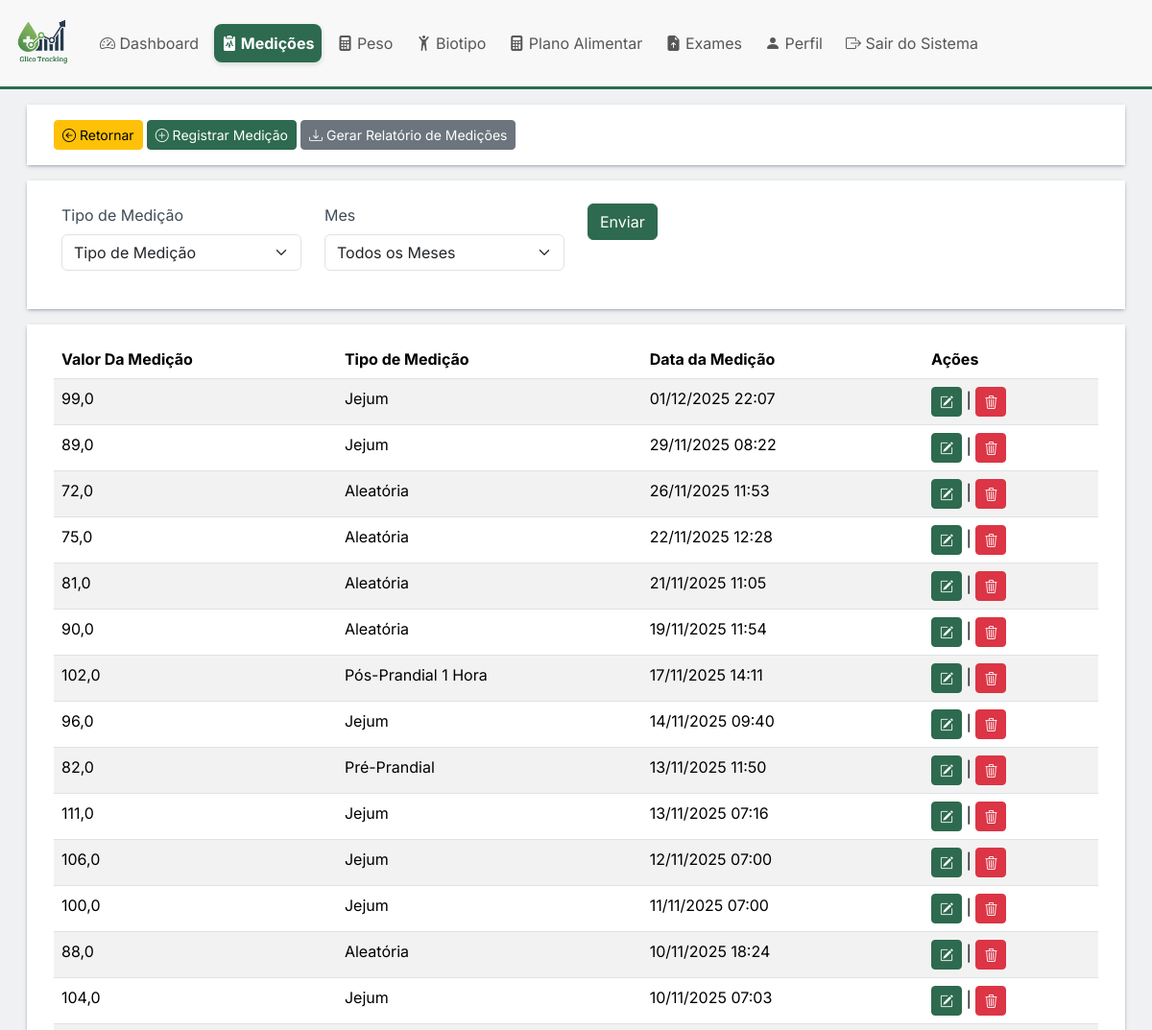
Before: /medicoes/lista (signed in, upper part) with the older database file.
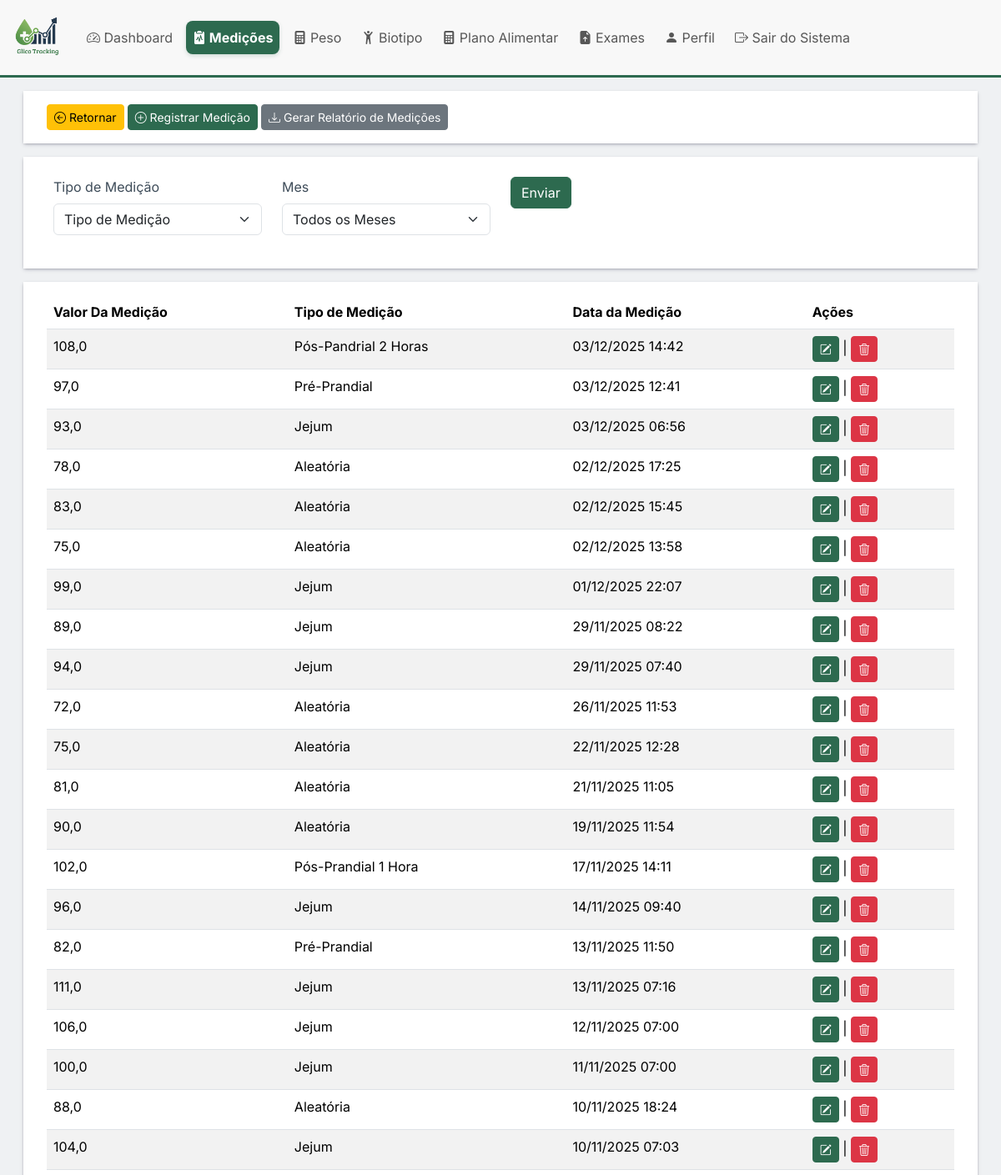
After: the same page with the newer database file.
### medicoes/models.py (models this page shows, shortened)
class Medicao(models.Model):
    TIPO_MEDICAO_CHOICES = [
        ("","Tipo de Medição"),
        ('pre_prandial', 'Pré-Prandial'),
        ('pos_prandial_1h', 'Pós-Prandial 1 Hora'),
        ('pos_pandrial_2h', 'Pós-Pandrial 2 Horas'),
        ('jejum', 'Jejum'),
        ('aleatoria', 'Aleatória'),
    ]
    valor_glicose = models.FloatField(verbose_name='Valor da Glicose (mg/dL)')
    tipo_medicao = models.CharField(max_length=20, choices=TIPO_MEDICAO_CHOICES, verbose_name='Tipo de Medição')
    data_medicao = models.DateTimeField(verbose_name='Data da Medição', default=timezone.now)
    observacoes = models.TextField(null=True, blank=True, verbose_name='Observações')
    perfil = models.ForeignKey(Perfil, on_delete=models.CASCADE, verbose_name='Perfil')
    exame = models.ForeignKey(Exame, on_delete=models.SET_NULL, null=True, blank=True, related_name='medicoes', verbose_name='Exame Relacionado')
    class Meta:
        app_label = 'medicoes'
        verbose_name_plural = 'Medições'
        ordering = ['-data_medicao']

### medicoes/views.py (the view)
# urls.py: path("lista", views.MedicoesListView.as_view(), name="lista"),
class MedicoesListView(LoginRequiredMixin, ListView):
    template_name_suffix = "_listar"
    model = Medicao
    def get_context_data(self, **kwargs):
        context = super().get_context_data(**kwargs)
        context['form'] = MedicaoFilterForm(self.request.GET or None)
        return context
    def get_queryset(self):
        instancia = super().get_queryset().filter(perfil=self.request.user.perfil)
        tipo_medicao_data = self.request.GET.get('tipo_medicao')
        mes = self.request.GET.get('mes')
        if tipo_medicao_data:
            instancia = instancia.filter(tipo_medicao=tipo_medicao_data)
        if mes:
            instancia = instancia.filter(data_medicao__month=mes)
        return instancia

### medicoes/forms.py
class MedicaoFilterForm(forms.Form):
    MESES = [("","Todos os Meses"),("01","janeiro"),("02","fevereiro"),("03","março"),("04","abril"),
             ("05","maio"),("06","junho"),("07","julho"),("08","agosto"),
             ("09","setembro"),("10","outubro"),("11","Novembro"),("12","dezembro")]
    tipo_medicao = forms.ChoiceField(label="Tipo de Medição", choices=Medicao.TIPO_MEDICAO_CHOICES, required=False)
    mes = forms.ChoiceField(required=False, choices=MESES)
    class Meta:
        fields = ['tipo_medicao',"data_medicao"]
        widgets = {
            'data_medicao': forms.DateTimeInput(attrs={'type': 'datetime-local'}),
        }

### medicoes/template/medicoes/medicao_listar.html (shortened to what this page needs)
{% extends "base.html" %}
{% load django_bootstrap5 %}
{% block datatable %}
<link rel="stylesheet" href="https://cdn.datatables.net/1.13.7/css/jquery.dataTables.min.css">
{% endblock %}
{% block content %}
<div class="container-fluid mt-3">
    <div class="row p-3 bg m-3">
        <div class="col-sm-12 col-12">
            <div class="d-flex flex-lg-row flex-column gap-1">
                <a class="btn btn-sm btn-warning" href="{% url 'core:dashboard' %}" type="button"><i class="bi bi-arrow-left-circle"></i> Retornar</a>
                <a href="{% url 'medicoes:registra' %}" class="btn btn-primary btn-sm"> <i class="bi bi-plus-circle"></i> Registrar Medição</a>
                <a href="{% url 'medicoes:relatorio'%}?tipo_medicao={{ request.GET.tipo_medicao }}&mes={{ request.GET.mes }}"
                           class="btn btn-secondary btn-sm"><i class="bi bi-download" ></i> Gerar Relatório de Medições</a>
            </div>
        </div>
    </div>
    <div class="row m-3 bg p-4" >
        <div class="col-12 col-md-12">
            <form method="get">
                <div class="row">
                    <div class="col-12 col-sm-12 col-md-3 col-lg-3" >
                        {% bootstrap_field form.tipo_medicao show_label='skip' size="sm" %}
                    </div>
                    <div class="col-12 col-sm-12 col-md-3 col-lg-3">
                        {% bootstrap_field form.mes show_label='skip' size="sm" %}
                    </div>
                    <div class="col-12 col-sm-12 col-md-6 col-lg-6">
                        {% bootstrap_button "Enviar" size="sm" %}
                    </div>
                </div>
            </form>
        </div>
    </div>
    <div class="row bg p-3 m-3">
        <div class="col-12 overflow-auto">
            <table id="medicoes" class="table table-striped">
                <thead>
                <tr>
                    <th>Valor Da Medição</th>
                    <th>Tipo de Medição</th>
                    <th>Data da Medição</th>
                    <th>Ações</th>
                </tr>
                </thead>
                <tbody>
                {% for o in object_list %}
                <tr>
                    <td>{{ o.valor_glicose }}</td>
                    <td>{{ o.get_tipo_medicao_display }}</td>
                    <td>{{ o.data_medicao|date:"SHORT_DATETIME_FORMAT"}}</td>
                    <td><a href="{% url 'medicoes:atualiza' pk=o.id %}" class="btn btn-sm btn-primary "><i class="bi bi-pencil-square"></i></a> |
                        <a href="{% url 'medicoes:deleta' pk=o.id %}" class="btn btn-sm btn-danger "><i class="bi bi-trash3"></i></a>
                    </td>
                </tr>
                {% endfor %}
                </tbody>
            </table>
        </div>
    </div>
</div>
    {% endblock %}

### app/template/base.html (shortened to what this page needs)
<!DOCTYPE html>
<html lang="pt-br" xmlns="http://www.w3.org/1999/html">
{% load static %} {% load django_bootstrap5 %}
<head>
    {% bootstrap_css %}
    <link rel="stylesheet" href="https://cdn.jsdelivr.net/npm/bootstrap-icons@1.11.3/font/bootstrap-icons.min.css">
    <link rel="stylesheet" href="{% static 'styles/base.css' %}">
    {% block datatable %}
    {% endblock %}
</head>
<body>
<div>
    <nav class="navbar navbar-expand-lg navbar-bg-custon bottom-border-menu">
        <div class="container-fluid">
            <a class="navbar-brand" href="{% url 'core:dashboard' %}">
                <img src="{% static 'images/logo.png' %}" width="64px" alt="Logo GlicoTracking"></a>
            <div class="collapse navbar-collapse text-center" id="navbarNavDropdown">
                <ul class="navbar-nav">
                    <li class="nav-item">
                        <a href="{% url 'core:dashboard' %}" class="nav-link custon" data-tooltip="Dashboard">
                            <i class="bi bi-speedometer2"></i>
                            Dashboard
                        </a>
                    </li>
                    <li class="nav-item">
                        <a href="{% url 'medicoes:lista' %}" class="nav-link custon" data-tooltip="Medições">
                            <i class="bi bi-clipboard2-pulse-fill"></i>
                            Medições
                        </a>
                    </li>
                    <li class="nav-item">
                        <a href="{% url 'perfis:peso_lista' %}" class="nav-link custon" data-tooltip="Registrar Peso">
                            <i class="bi bi-calculator-fill"></i>
                            Peso
                        </a>
                    </li>
                    <li class="nav-item">
                        <a href="{% url 'perfis:biotipo_lista' %}" class="nav-link custon"
                           data-tooltip="Registrar Biotipo">
                            <i class="bi bi-person-arms-up"></i>
                            Biotipo
                        </a>
                    </li>
                    <li class="nav-item">
                        <a href="{% url 'planos:lista' %}" class="nav-link custon" data-tooltip="Registrar Peso">
                            <i class="bi bi-calculator-fill"></i>
                            Plano Alimentar
                        </a>
                    </li>
                    <li class="nav-item">
                        <a href="{% url 'exames:lista' %}" class="nav-link custon" data-tooltip="Exames">
                            <i class="bi bi-file-earmark-arrow-up-fill"></i>
                            Exames
                        </a>
                    </li>
                    <li class="nav-item">
                        <a href="{% url 'perfis:perfil' user.perfil.slug %}" class="nav-link custon"
                           data-tooltip="Perfil">
                            <i class="bi bi-person-fill"></i>
                            Perfil</a>
                    </li>
                    <li class="nav-item">
                        <form class="d-flex flex-row" action="/logout" method="post" style="width: 100%;">
                            <button class="nav-link custon w-100" data-tooltip="Sair">
                                <i class="bi bi-box-arrow-right"></i>
                                <span>Sair do Sistema</span>
                            </button>
                        </form>
                    </li>
                </ul>
            </div>
        </div>
    </nav>
    <div class="div2">
        {% block content %}
        {% endblock %}
    </div>
</div>
</body>
</html>

### static/styles/base.css (style rules this page uses)
:root { --glico-primary: #2D6A4F; --glico-secondary: #1B4965; --glico-accent: #52B6CC; --glico-alert: #F4A460; --glico-danger: #C1121F; --glico-text: #3E4C59; --glico-light-bg: #f8f8f8; --glico-light-bg2: #eff1f3; }
.btn-primary { background-color: var(--glico-primary); border-color: var(--glico-primary); }
table tbody tr:nth-child(odd) { background-color: var(--glico-light-bg); }
* { font-family: 'Inter', sans-serif; }
body { font-size: 1rem; font-weight: 400; line-height: 1.5; color: var(--glico-text); }
body { background-color: var(--glico-light-bg2); font-size: 1rem; }
.navbar-bg-custon { background-color: var(--glico-light-bg); }
.bg { background-color: white; box-shadow: rgba(50, 50, 93, 0.25) 0px 2px 5px -1px, rgba(0, 0, 0, 0.3) 0px 1px 3px -1px; }
.bottom-border-menu { border-bottom: 3px solid var(--glico-primary); }
.navbar-nav .nav-link { border-radius: 8px; margin: 0 0.25rem; }
.navbar-nav .nav-link.active { background-color: var(--glico-primary); color: white !important; font-weight: bold; box-shadow: 0 2px 5px rgba(45, 106, 79, 0.2); }

Changed rows visible on the page:
added Medicao: valor_glicose "108,0", tipo_medicao "Pós-Pandrial 2 Horas", data_medicao "03/12/2025 14:42"
added Medicao: valor_glicose "97,0", tipo_medicao "Pré-Prandial", data_medicao "03/12/2025 12:41"
added Medicao: valor_glicose "93,0", tipo_medicao "Jejum", data_medicao "03/12/2025 06:56"
added Medicao: valor_glicose "78,0", tipo_medicao "Aleatória", data_medicao "02/12/2025 17:25"
added Medicao: valor_glicose "83,0", tipo_medicao "Aleatória", data_medicao "02/12/2025 15:45"
added Medicao: valor_glicose "75,0", tipo_medicao "Aleatória", data_medicao "02/12/2025 13:58"
added Medicao: valor_glicose "94,0", tipo_medicao "Jejum", data_medicao "29/11/2025 07:40"
